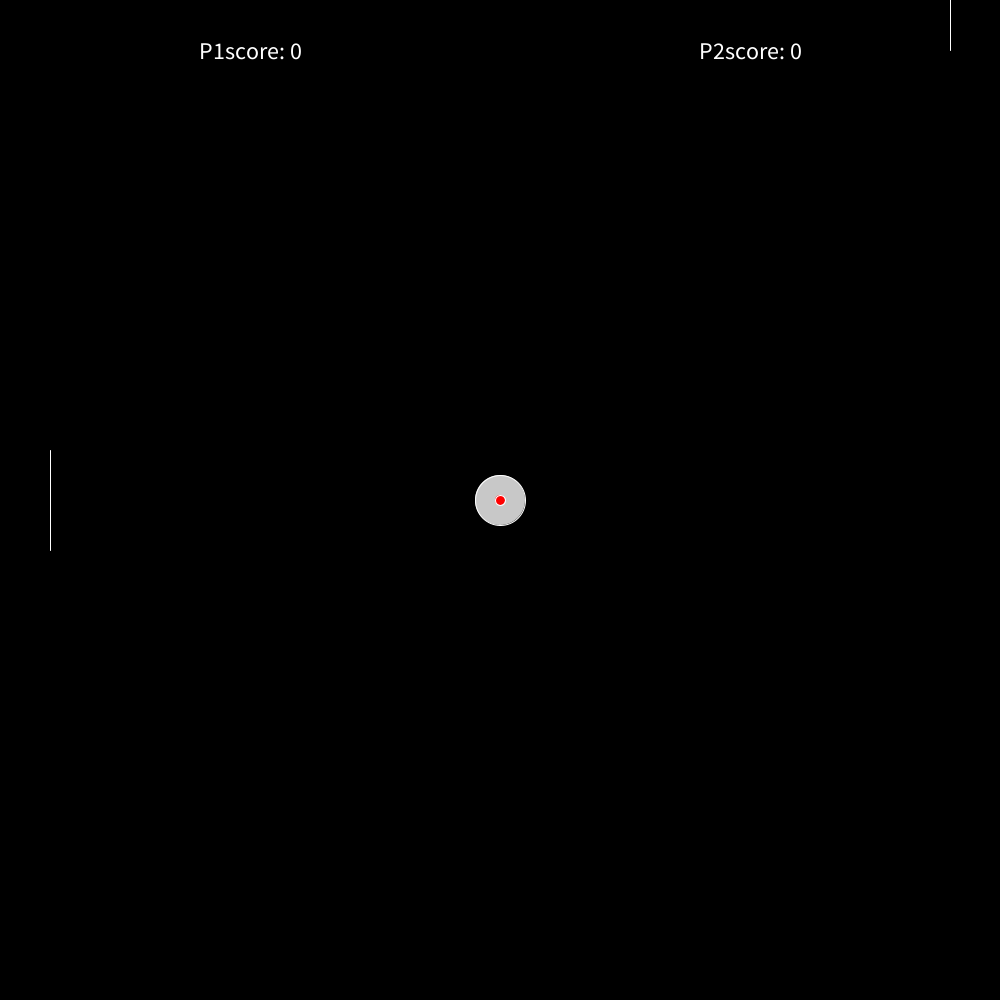
Frame 1 (no input)
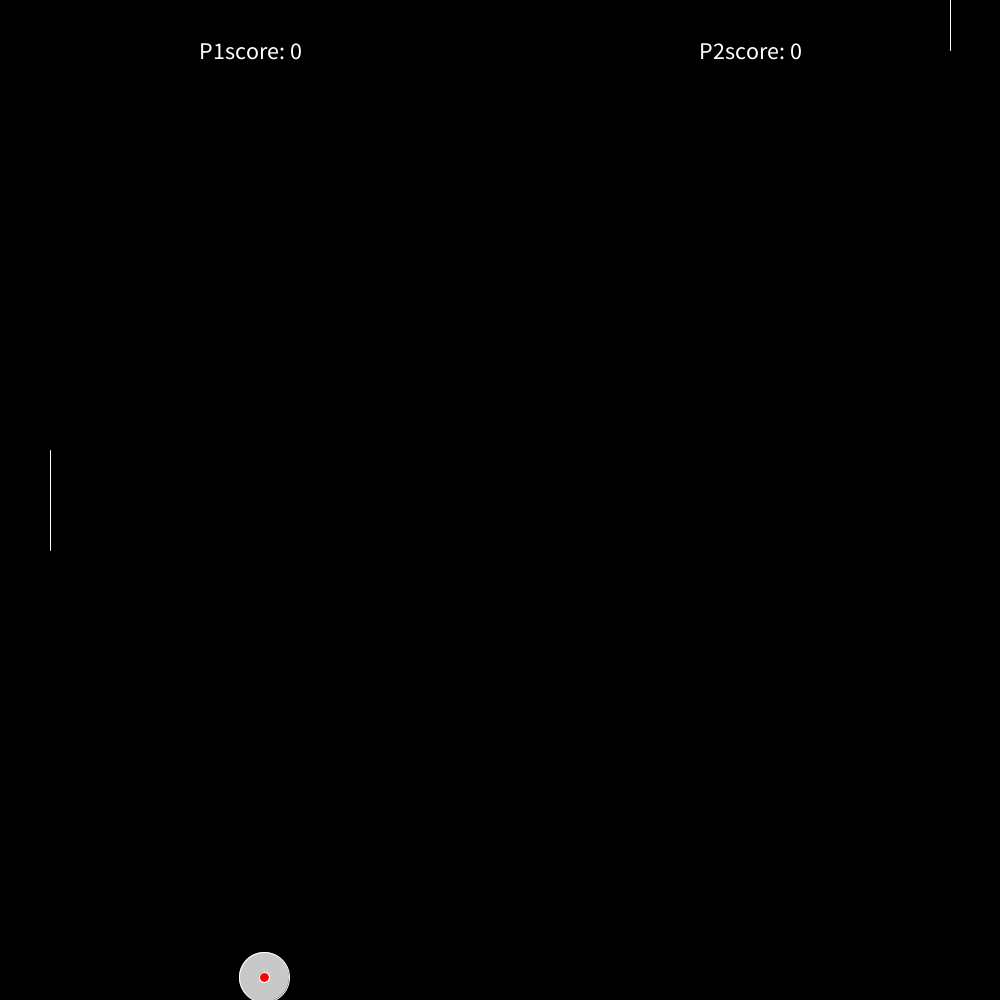
Frame 60 (the mouse pressed at the canvas centre just before this capture)
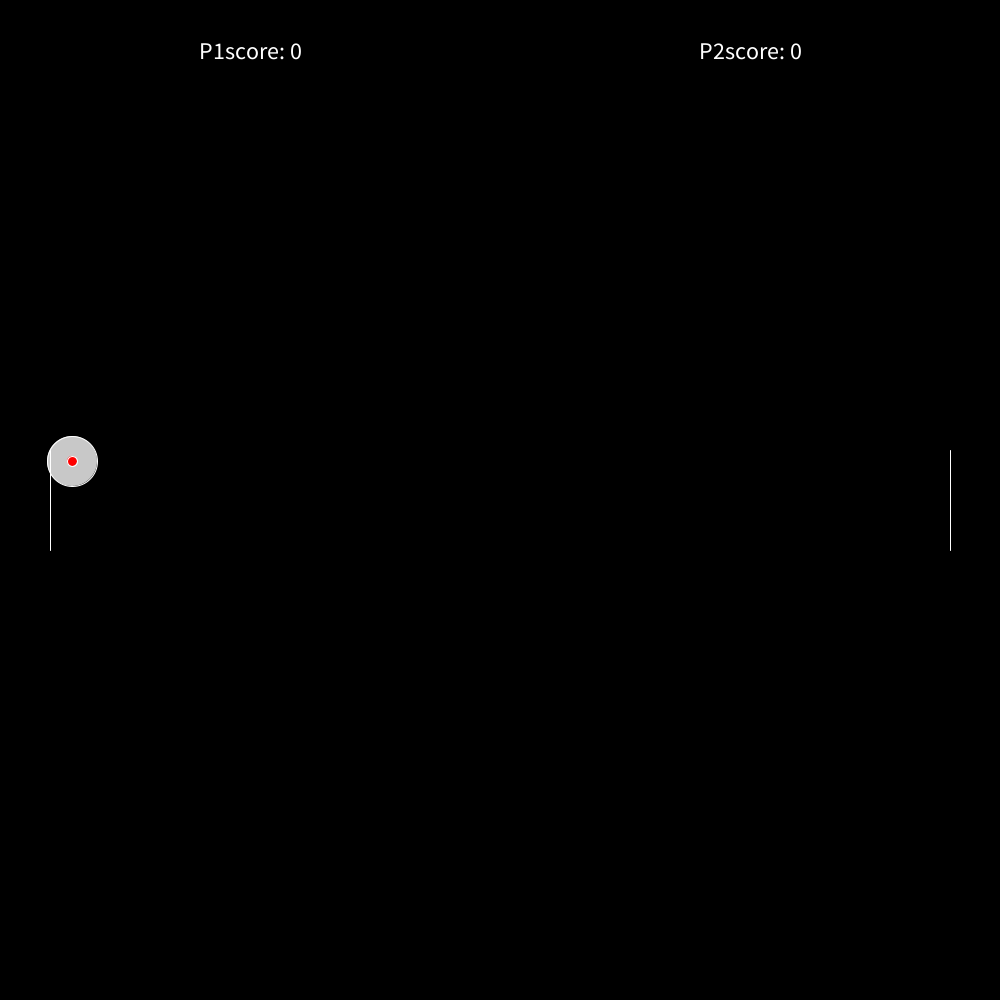
Frame 120 (the mouse held since frame 60 and released just before this capture)

The Processing sketch that drew these frames (run headless with seeded random() and noise(); from frame 60 on, the mouse is pressed at the canvas centre):

// Processing sketch: pongame
// ── pongame.pde
int width =1000;
int height = 1000;

int y = width/2;//ボールの初期位置x
int x = height/2;//ボールの初期位置y
int dy ;//ボールの加速度
int dx ;//ボールの加速度

int P1y = height/2;//プレイヤー１の板(初期位置)
int P2y = height/2;//プレイヤー２の板(初期位置)

int P1score = 0;//プレイヤー１のスコア
int P2score = 0;//プレイヤー２のスコア

void setup(){
  size(1000, 1000);
  background(0);//背景を黒にする
  stroke(255);
  randomdx();
  randomdy();
}
void draw(){
  P2y = mouseY;//プレイヤー２の板の中心
  background(0);
  stroke(255);

  fill(255);
  textAlign(CENTER, CENTER);
  textSize(24);
  text("P1score: " + P1score, 250, 50);
  text("P2score: " + P2score, 750, 50);
  
  line(50, P1y - 50, 50, P1y + 50);//プレイヤー１の板
  line(950, P2y - 50, 950, P2y +50);//プレイヤー２の板

  fill(255,200);
  ellipse(x,y,50,50);//ボール
  fill(255,0,0);
  ellipse(x,y,10,10);//ボールの中心

  y = y + dy;
  x = x + dx;
  if (y < 0) {//上にボールが当たった時
    dy = -dy;
  }
  if (y > height) {//下にボールが当たった時
    dy = -dy;
  }
  if (x < 0 ) {//左にボールが当たった時
    y = height/2;
    x = width/2;
    randomdx();
    randomdy();
    background(0,0,255);//一瞬背景を青にする
    P2score = P2score + 1;
  }
  if (x > 1000) {//右にボールが当たった時
    y = height/2;
    x = width/2;
    randomdx();
    randomdy();
    background(255,0,0);//一瞬背景を赤くする
    P1score = P1score + 1;
  }
  if ((40<x && x<50) && (y > P1y - 50 && y < P1y + 50)) {//プレイヤー１の板にボールが当たった時
  randomdy();
  dx = -dx;
  }
  if ((950<x && x<960) && (y > P2y - 50 && y < P2y + 50)) {//プレイヤー２の板にボールが当たった時
  randomdy();
  dx = -dx;
  }
}

void keyPressed() {
  if (key == 'w' && P1y > 50) {
    P1y = P1y - 100;
  } else if (key == 's' && P1y < height-50) {
    P1y = P1y + 100;
  }
}

void randomdx(){
      //ボールをランダムな方向に発射する関数
  while (true) {
    // -10から10までのランダムな整数を生成
    dx = int(random(-10, 10));
    // -2から2の間の値を除外
    if (dx < -2 || dx > 2) {
      break; // 条件を満たすランダムな整数が生成されたらループを終了
    }
  }
}
void randomdy(){
      //ボールをランダムな方向に発射する関数
  while (true) {
    // -10から10までのランダムな整数を生成
    dy = int(random(-10, 10));
    // -2から2の間の値を除外
    if (dy < -2 || dy > 2) {
      break; // 条件を満たすランダムな整数が生成されたらループを終了
    }
  }
}
